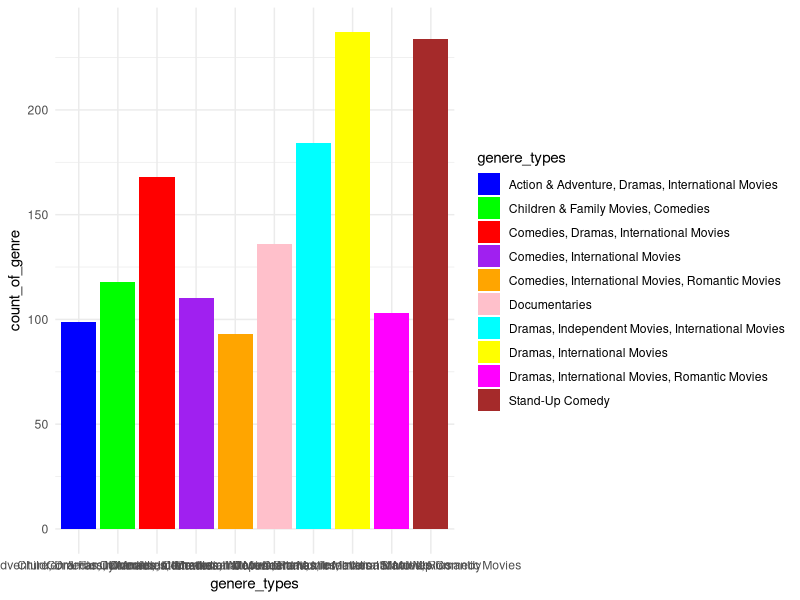

The R source for this figure:
# Task 5 : R Integration: - Implement one of the charts or visualizations in R.
library(ggplot2)


tryCatch({

    #setwd("/home/onyedikachi/Desktop/Nexford/courses/Data Analytics Courses/BAN6420 Python and R Programming/Module Assignment Four")

    # Import the clean Data Set into R environment
    df <- read.csv(file = "Clean_Data_Set.csv")


    # Filter the genre column from the master list
    genre_filter <- df$genres


    # Create dataframe of genre and count_of_genre
    genre_data <- as.data.frame(table(genre_filter))


    # Sort the data in decending order
    genre_data_sorted <- genre_data[order(genre_data$Freq, decreasing = TRUE), ]


    # Select the first 10 records as the "Most watched genres"
    genre_first_ten <- head(genre_data_sorted, 10)


    # Form two vectors of genere_types and count_of_genre
    genere_types <- genre_first_ten$genre_filter
    count_of_genre <- genre_first_ten$Freq


    data <- data.frame(genere_types, count_of_genre)

    # Plot the graph using ggplot and export as Rplots.pdf
    bar_plot <- ggplot(data, aes(x=genere_types, y=count_of_genre, fill = genere_types)) + geom_bar(stat = "identity") + scale_fill_manual(values = c("blue", "green", "red", "purple", "orange", "pink", "cyan", "yellow", "magenta", "brown")) + theme_minimal()

    # ggsave("R_most_watched_genres.png", plot = bar_plot, width = 10, height = 6, dpi = 300)

    summary(df)


# Error Handling for Exception
}, error = function(e) {
  # Error Message
  error_message <- list(message = as.character(e))
  print(error_message, pretty = TRUE)
})